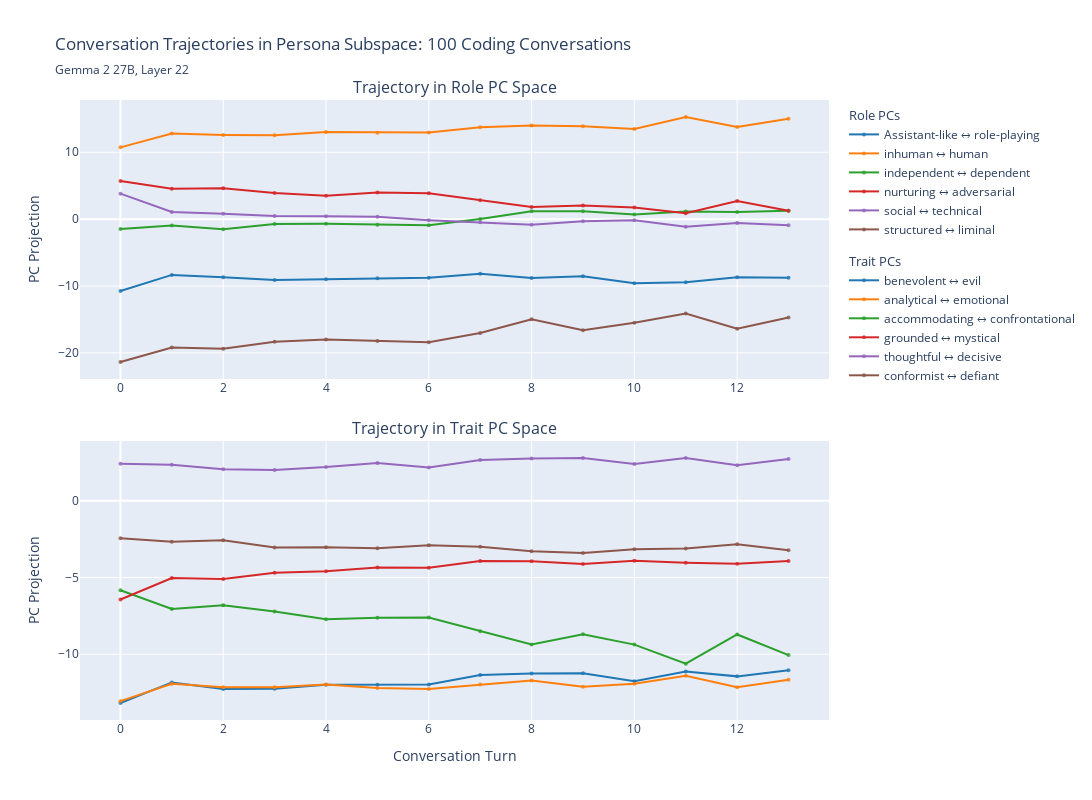
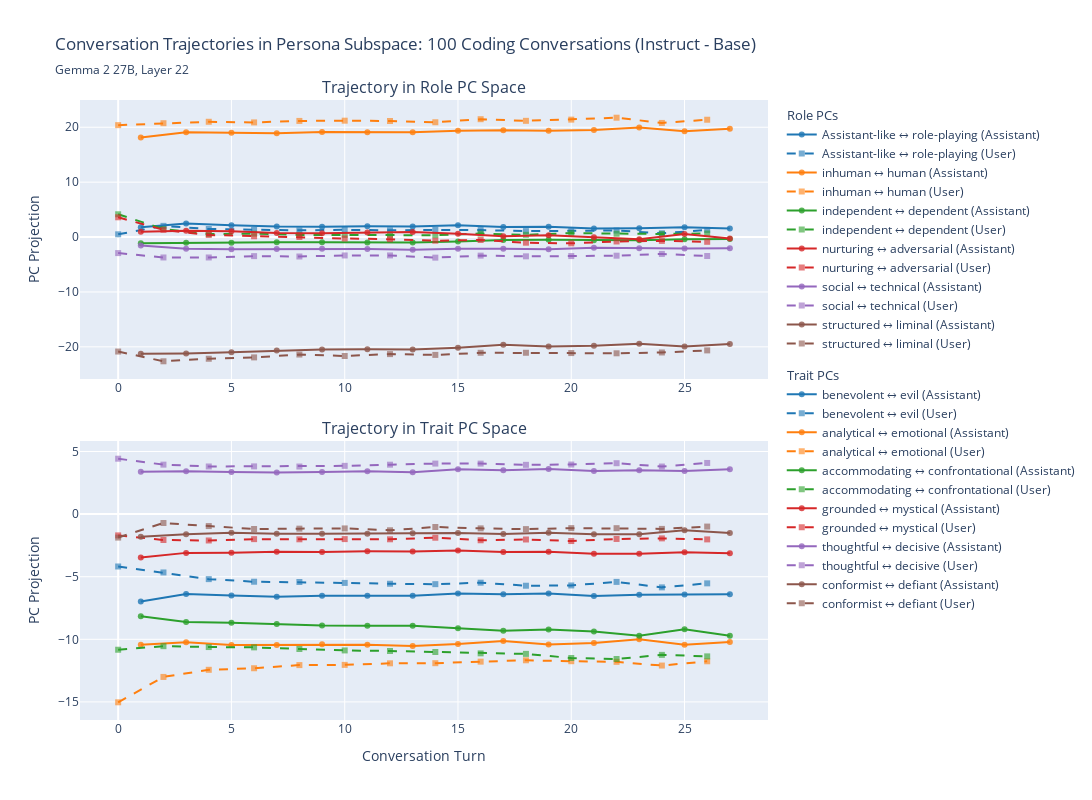
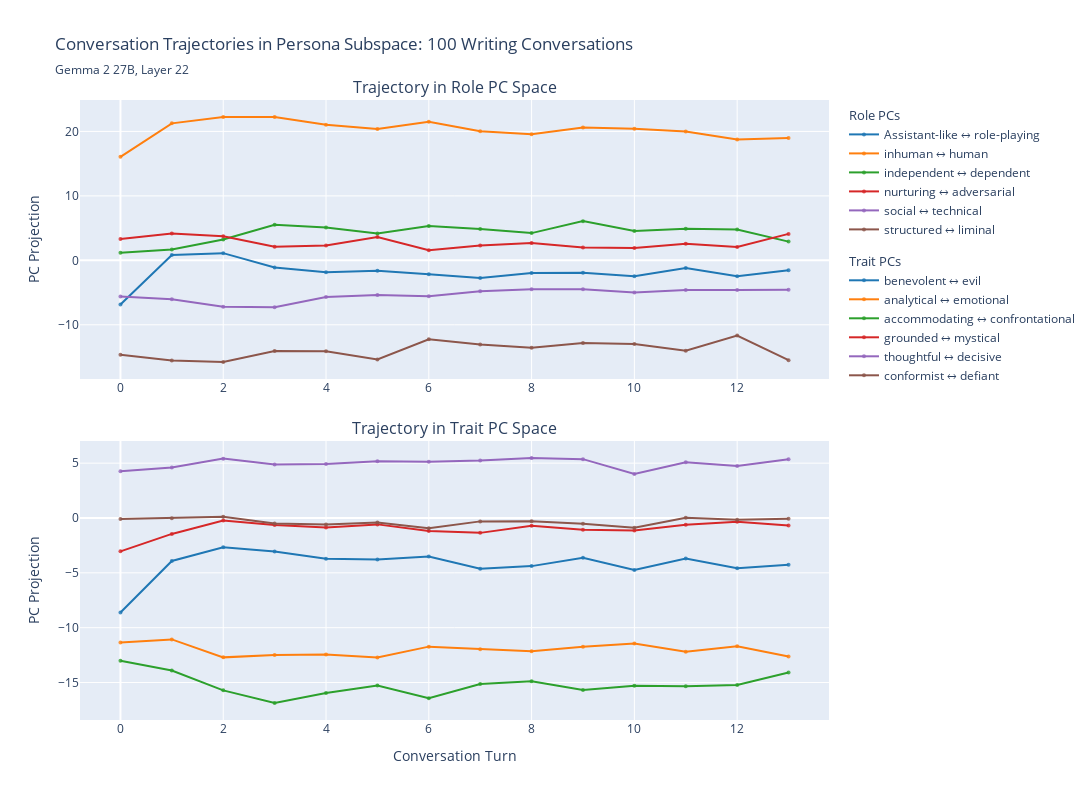
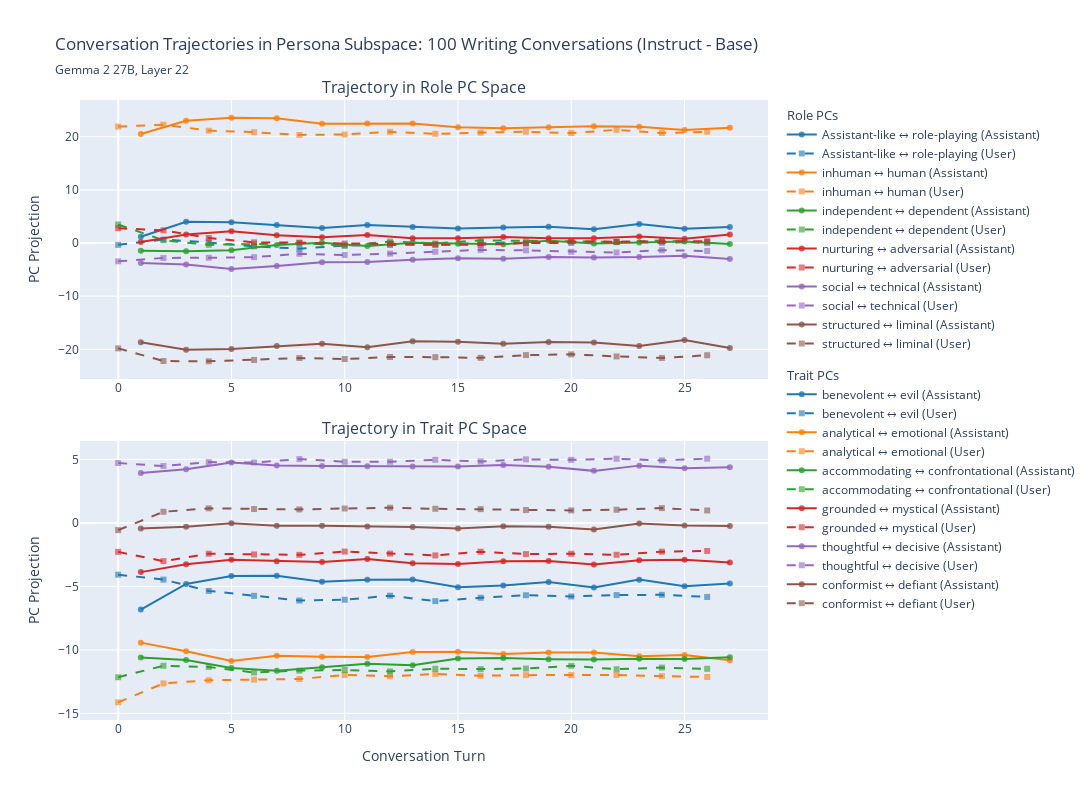

These figures' notebook cell, in order:
### Code cell
for domain in domains:
    role_projs = pc_projection(instruct[domain], role_results, components)
    trait_projs = pc_projection(instruct[domain], trait_results, components)
    domain_fig = combined_fig(role_projs[1::2], trait_projs[1::2], f"Conversation Trajectories in Persona Subspace: 100 {domain.capitalize()} Conversations", include_user=False)
    domain_fig.show()
    domain_fig.write_html(f"{plot_output_dir}/{domain}_100.html")

    role_projs = pc_projection(contrast[domain], role_results, components)
    trait_projs = pc_projection(contrast[domain], trait_results, components)
    domain_fig = combined_fig(role_projs, trait_projs, f"Conversation Trajectories in Persona Subspace: 100 {domain.capitalize()} Conversations (Instruct - Base)", include_user=True)
    domain_fig.show()
    domain_fig.write_html(f"{plot_output_dir}/{domain}_100_contrast.html")
